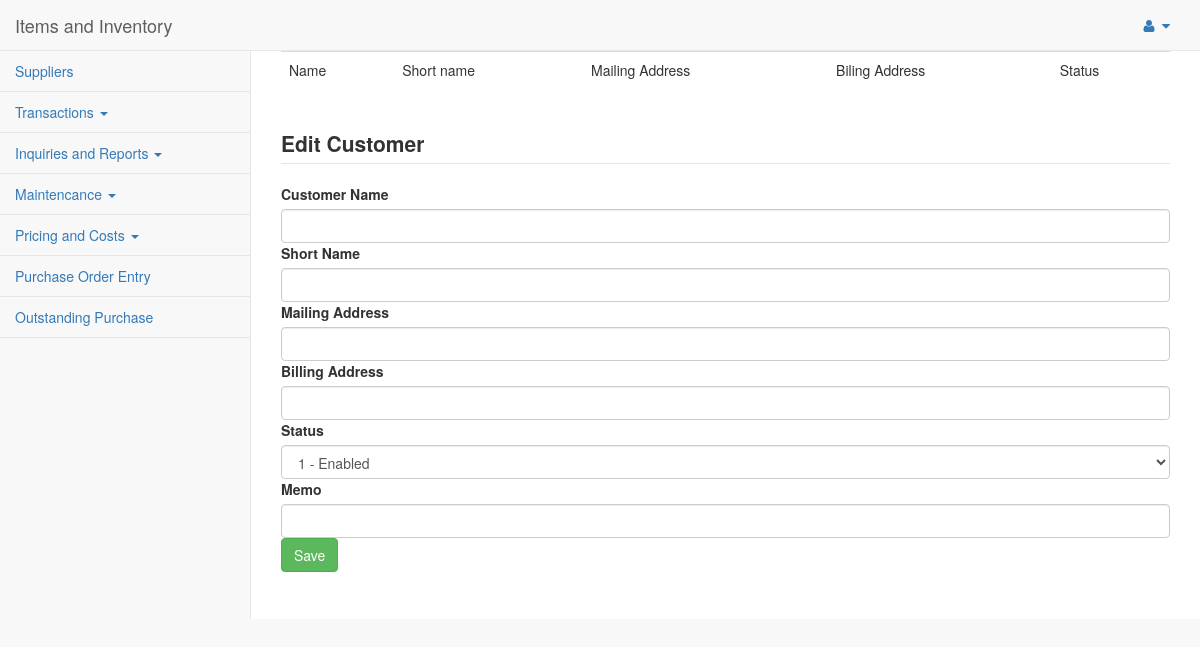
/pages/customersedit.php, run on an earlier commit of the app's database.
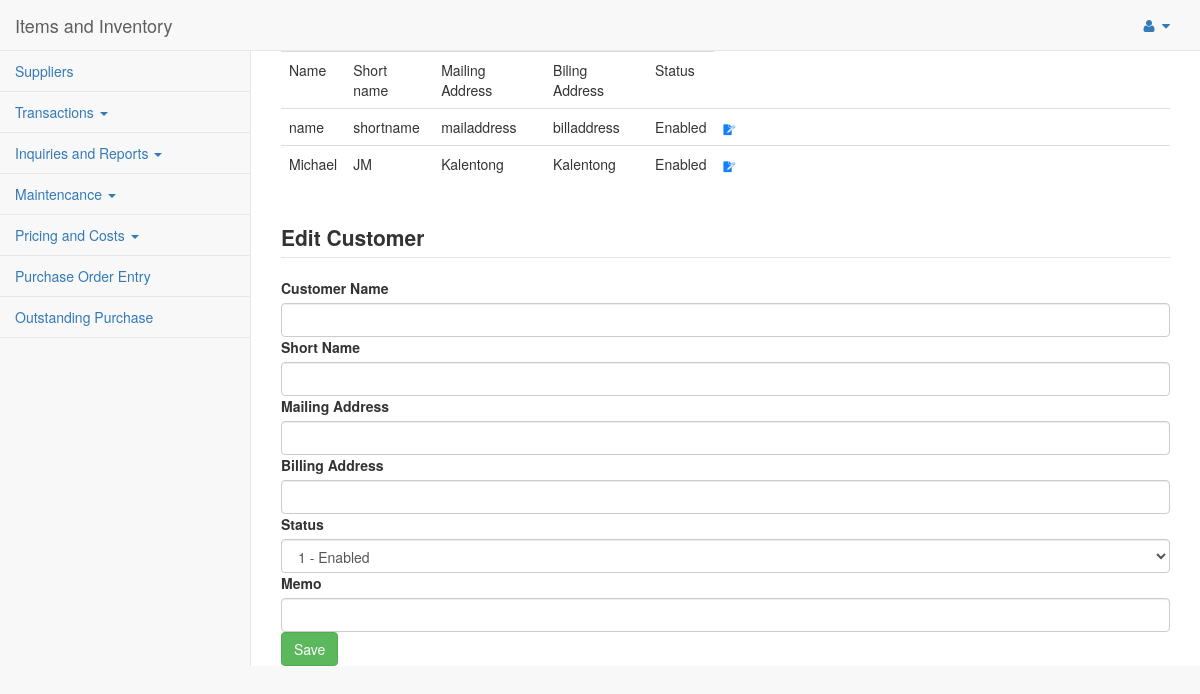
And on a later commit of the database.
### tables this page shows
CREATE TABLE IF NOT EXISTS `customers` (
`id` int(11) NOT NULL,
  `name` varchar(50) NOT NULL,
  `shortname` varchar(25) NOT NULL,
  `mailaddress` varchar(50) NOT NULL,
  `billaddress` varchar(50) NOT NULL,
  `memo` varchar(100) NOT NULL,
  `status` int(1) NOT NULL
);

### pages/process.php (called while the page is built, shortened)
<?php
function viewOPT_STATUS($conn){
	$sql="SELECT * FROM opt_status";
	$result=mysqli_query($conn, $sql);
	return $result;
}
function editCustomer($conn, $id){
	$sql="SELECT * FROM customers WHERE id='$id'";
	$result=mysqli_query($conn,$sql);
	return $result;
}
function listCustomers($conn){
	$sql="SELECT * FROM customers";
	$result=mysqli_query($conn, $sql);
	return $result;
}
?>

### pages/customersedit.php (the view, shortened to what this page needs)
            <?php
        	include('header.php');
        	include('process.php');
        	$conn1 = connect();
        	$editCustomer=mysqli_fetch_assoc(editCustomer($conn1, $_GET['id']));
        ?>
        <div id="page-wrapper">
            <table class="table">
                <tr>
                    <td>Name</td>
                    <td>Short name</td>
                    <td>Mailing Address</td>
                    <td>Biling Address</td>
                    <td>Status</td>
                </tr>
                <?php
                    $listcustomers=listcustomers($conn1);
                    while($row=mysqli_fetch_assoc($listcustomers)){
                ?>
                <tr>
                    <td><?=$row['name']?></td>
                    <td><?=$row['shortname']?></td>
                    <td><?=$row['mailaddress']?></td>
                    <td><?=$row['billaddress']?></td>
                    <td><?php if($row['status']==1) echo "Enabled"; else echo "Disabled";?></td>
                    <td><a href="<?php echo "customeredit.php?id=".$row['id']?>"><img src="../images/edit.png" width="3%"></a></td>
                </tr>
                <?php
                    }
                ?>
            </table>
        <legend><label>Edit Customer</label></legend>
        <form method="POST">
            <label>Customer Name</label>
            <input type="text" class="form-control" value="<?=$editCustomer['name']?>" name="name">
            <label>Short Name</label>
            <input type="text" class="form-control" value="<?=$editCustomer['shortname']?>" name="shortname">
            <label>Mailing Address</label>
            <input type="text" class="form-control" value="<?=$editCustomer['mailaddress']?>" name="mailaddress">
            <label>Billing Address</label>
            <input type="text" class="form-control" value="<?=$editCustomer['billaddress']?>" name="billaddress">
            <label>Status</label>
       		<select class="form-control" name="status">
      		  <?php
              $OPT_STATUS=viewOPT_STATUS($conn1);
      		  while($row=mysqli_fetch_assoc($OPT_STATUS)){
    	  		  ?>
       		       <option value="<?=$row['id']?>" <?php if($editCustomer['status']==$row['id']) echo "selected";?> ><?=$row['id']?> - <?=$row['name']?></option>
        	   <?php
    	       } ?>
            </select>
            <label>Memo</label></legend>
            <input type="text" class="form-control" value="<?=$editCustomer['memo']?>" name="memo">
            <input type="submit" class="btn btn-success" value="Save" name="save">
        </form>
       </div>
    </div>
<?php
 include('footer.php');
?>

What changed in the data, as far as the page shows it:
added customers: name "name", shortname "shortname", mailaddress "mailaddress", billaddress "billaddress", status "Enabled"
added customers: name "Michael", shortname "JM", mailaddress "Kalentong", billaddress "Kalentong", status "Enabled"
